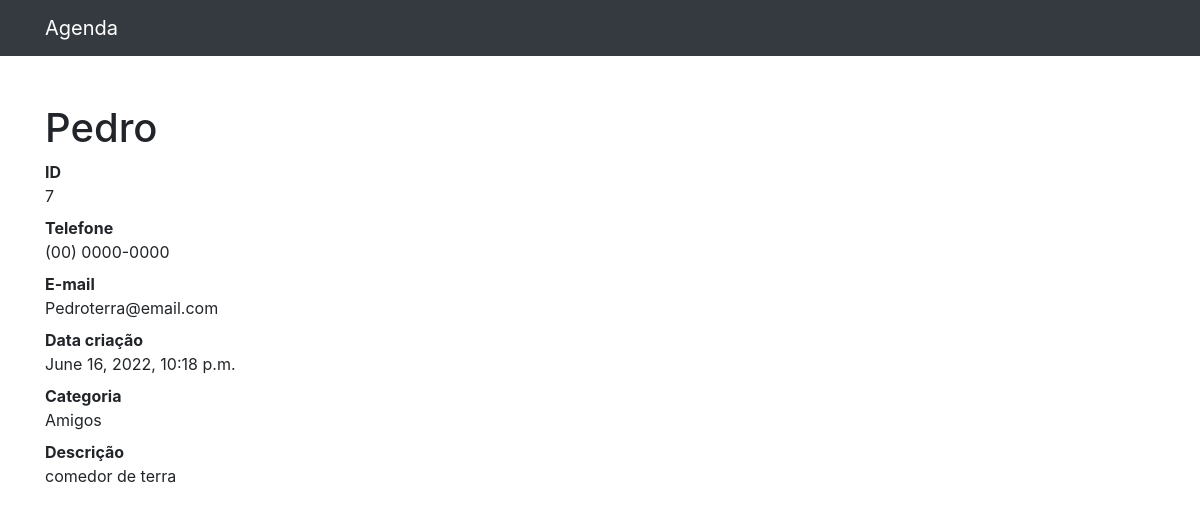
The page /7 on the database as committed earlier.
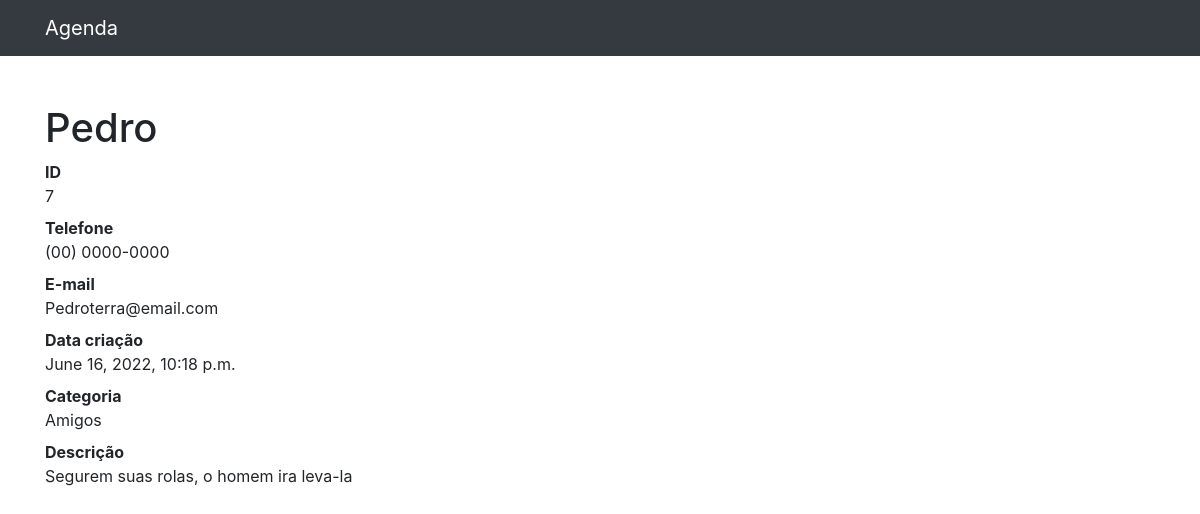
The same page on the database as committed later.
### contatos/models.py (models this page shows, shortened)
class Contato(models.Model):
    nome = models.CharField(max_length=250)
    sobrenome = models.CharField(max_length=250,blank=True)
    telefone = models.CharField(max_length=250)
    email =  models.CharField(max_length=250,blank=True)
    data_criacao = models.DateTimeField(default=timezone.now)
    descricao = models.TextField(blank=True)
    categoria = models.ForeignKey(Categoria, on_delete=models.DO_NOTHING)

class  Categoria(models.Model):
    nome = models.CharField(max_length=250)
    def __str__(self):
        return self.nome

### contatos/views.py (the view)
# urls.py: path('<int:contato_id>',views.ver_contato,name='ver_contato'), # aqui e um novo endpoint
def ver_contato(request, contato_id):
    contato = Contato.objects.get(id=contato_id)
    return render(request,'contatos/ver_contato.html',{
        'contato': contato
    })

### contatos/templates/contatos/ver_contato.html
{% extends 'base.html' %}
{% block conteudo %}
<h1 class="mt-5">{{ contato.nome }}</h1>
<dl>
  <dt>ID</dt>
  <dd>{{ contato.id }}</dd>
  <dt>Telefone</dt>
  <dd>{{ contato.telefone }}</dd>
  <dt>E-mail</dt>
  <dd>{{ contato.email }}</dd>
  <dt>Data criação</dt>
  <dd>{{ contato.data_criacao }}</dd>
  <dt>Categoria</dt>
  <dd>{{ contato.categoria }}</dd>
  <dt>Descrição</dt>
  <dd>{{ contato.descricao }}</dd>
</dl>
{% endblock conteudo %}

Rows that differ between the two databases and show on the page:
changed Contato "Pedro": descricao "comedor de terra" → "Segurem suas rolas, o homem ira leva-la"
